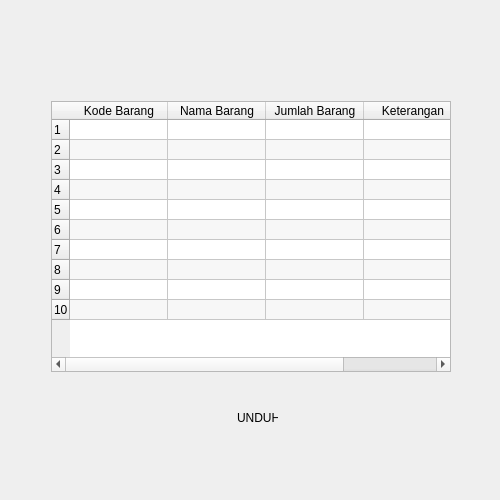
<?xml version="1.0" encoding="UTF-8"?>
<ui version="4.0">
 <class>MainWindow</class>
 <widget class="QMainWindow" name="MainWindow">
  <property name="geometry">
   <rect>
    <x>0</x>
    <y>0</y>
    <width>500</width>
    <height>500</height>
   </rect>
  </property>
  <property name="minimumSize">
   <size>
    <width>500</width>
    <height>500</height>
   </size>
  </property>
  <property name="maximumSize">
   <size>
    <width>500</width>
    <height>500</height>
   </size>
  </property>
  <property name="windowTitle">
   <string>APLIKASI COBAAN</string>
  </property>
  <property name="windowIcon">
   <iconset>
    <normaloff>../../TugasAkhir_Prolan/PageLogin/P_Icon.png</normaloff>../../TugasAkhir_Prolan/PageLogin/P_Icon.png</iconset>
  </property>
  <widget class="QWidget" name="centralwidget">
   <widget class="QWidget" name="widget" native="true">
    <property name="geometry">
     <rect>
      <x>0</x>
      <y>0</y>
      <width>500</width>
      <height>500</height>
     </rect>
    </property>
    <property name="minimumSize">
     <size>
      <width>500</width>
      <height>500</height>
     </size>
    </property>
    <property name="maximumSize">
     <size>
      <width>500</width>
      <height>500</height>
     </size>
    </property>
    <widget class="QLabel" name="Frame">
     <property name="geometry">
      <rect>
       <x>0</x>
       <y>0</y>
       <width>500</width>
       <height>500</height>
      </rect>
     </property>
     <property name="text">
      <string/>
     </property>
     <property name="pixmap">
      <pixmap>../mainApplication/Picture/FrameLihatDataPenjualan.jpg</pixmap>
     </property>
     <property name="scaledContents">
      <bool>true</bool>
     </property>
    </widget>
    <widget class="QTableWidget" name="TabelData">
     <property name="geometry">
      <rect>
       <x>51</x>
       <y>101</y>
       <width>400</width>
       <height>271</height>
      </rect>
     </property>
     <property name="frameShadow">
      <enum>QFrame::Sunken</enum>
     </property>
     <property name="editTriggers">
      <set>QAbstractItemView::NoEditTriggers</set>
     </property>
     <property name="alternatingRowColors">
      <bool>true</bool>
     </property>
     <property name="selectionBehavior">
      <enum>QAbstractItemView::SelectRows</enum>
     </property>
     <property name="rowCount">
      <number>10</number>
     </property>
     <attribute name="horizontalHeaderDefaultSectionSize">
      <number>94</number>
     </attribute>
     <attribute name="horizontalHeaderMinimumSectionSize">
      <number>98</number>
     </attribute>
     <attribute name="verticalHeaderCascadingSectionResizes">
      <bool>true</bool>
     </attribute>
     <attribute name="verticalHeaderDefaultSectionSize">
      <number>20</number>
     </attribute>
     <attribute name="verticalHeaderMinimumSectionSize">
      <number>20</number>
     </attribute>
     <row/>
     <row/>
     <row/>
     <row/>
     <row/>
     <row/>
     <row/>
     <row/>
     <row/>
     <row/>
     <column>
      <property name="text">
       <string>Kode Barang</string>
      </property>
     </column>
     <column>
      <property name="text">
       <string>Nama Barang</string>
      </property>
     </column>
     <column>
      <property name="text">
       <string>Jumlah Barang</string>
      </property>
     </column>
     <column>
      <property name="text">
       <string>Keterangan</string>
      </property>
     </column>
    </widget>
    <widget class="QToolButton" name="buttonUnduh">
     <property name="geometry">
      <rect>
       <x>238</x>
       <y>380</y>
       <width>31</width>
       <height>31</height>
      </rect>
     </property>
     <property name="cursor">
      <cursorShape>PointingHandCursor</cursorShape>
     </property>
     <property name="text">
      <string/>
     </property>
     <property name="icon">
      <iconset>
       <normaloff>../mainApplication/Picture/iconUnduh.png</normaloff>../mainApplication/Picture/iconUnduh.png</iconset>
     </property>
     <property name="iconSize">
      <size>
       <width>100</width>
       <height>100</height>
      </size>
     </property>
     <property name="autoRaise">
      <bool>true</bool>
     </property>
    </widget>
    <widget class="QLabel" name="Teks">
     <property name="geometry">
      <rect>
       <x>237</x>
       <y>410</y>
       <width>41</width>
       <height>16</height>
      </rect>
     </property>
     <property name="text">
      <string>UNDUH</string>
     </property>
    </widget>
    <widget class="QLabel" name="label">
     <property name="geometry">
      <rect>
       <x>76</x>
       <y>440</y>
       <width>351</width>
       <height>20</height>
      </rect>
     </property>
     <property name="font">
      <font>
       <pointsize>10</pointsize>
      </font>
     </property>
     <property name="text">
      <string/>
     </property>
     <property name="alignment">
      <set>Qt::AlignCenter</set>
     </property>
    </widget>
   </widget>
  </widget>
 </widget>
 <resources/>
 <connections/>
</ui>
